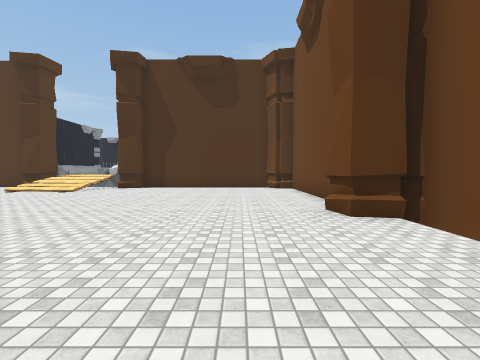
View 1 (above)

15 first-person views from a walk through a 3-D level made in the Unity game engine. The camera is 1.5 m above the floor, tilts 2° down and sees 90° across. The floor is counted in squares, 2 m on a side. Each view is taken from the middle of a square. On the plan, view 1 faces up. The plan holds only what a view shows up to about 9 squares ahead; the rest is blank. The place goes on beyond the plan. Some surface patterns are stand-ins.

View 2
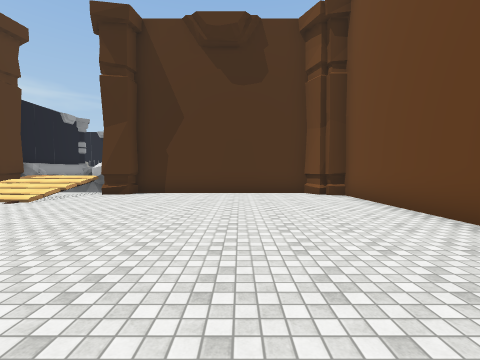

View 3
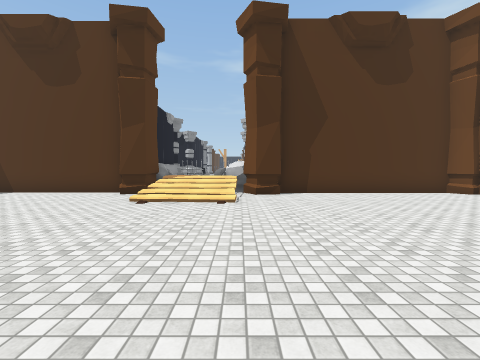

View 4
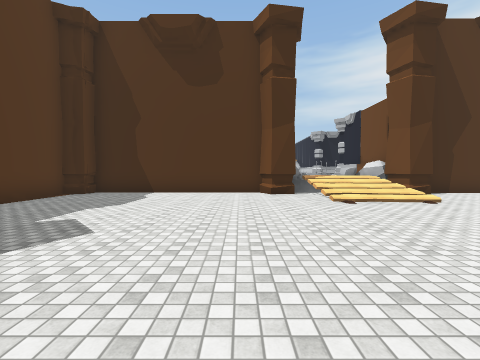

View 5
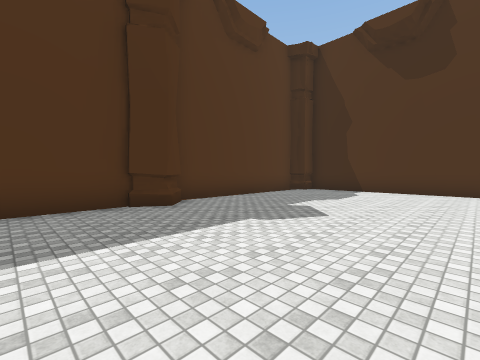

View 6
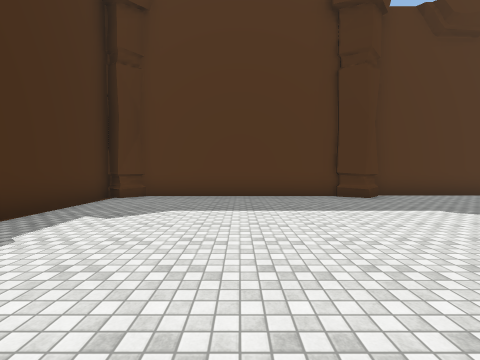

View 7
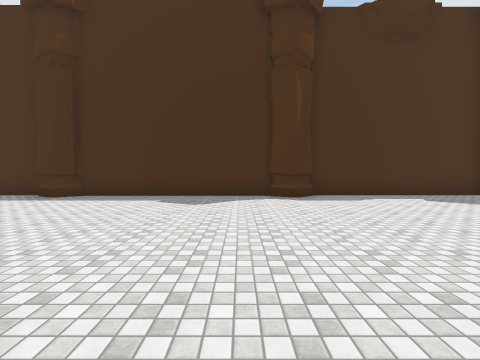

View 8
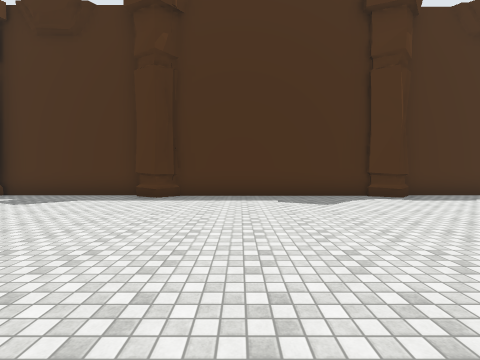

View 9
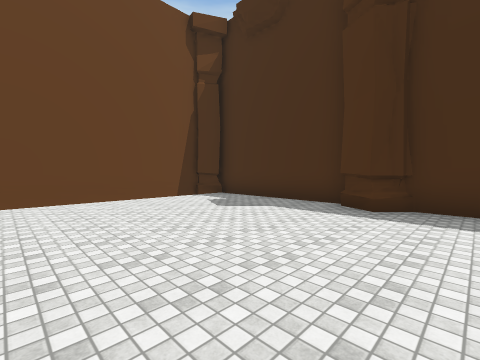

View 10
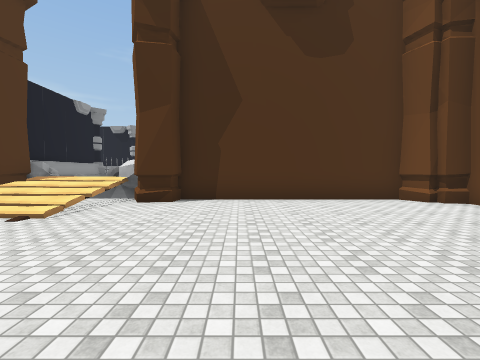

View 11
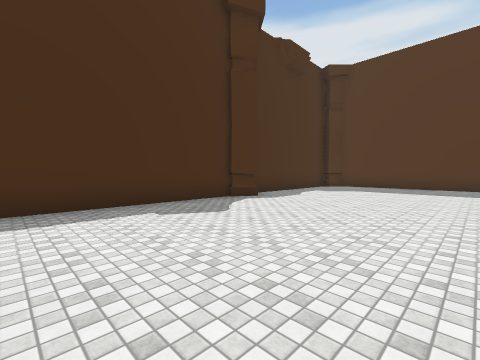

View 12
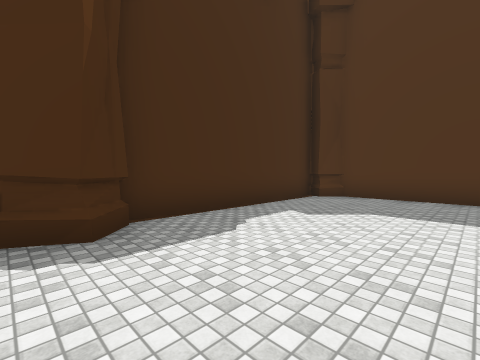

View 13
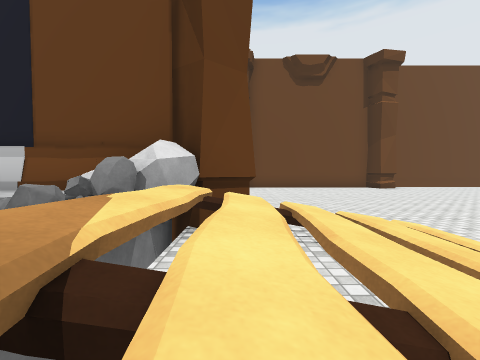

View 14
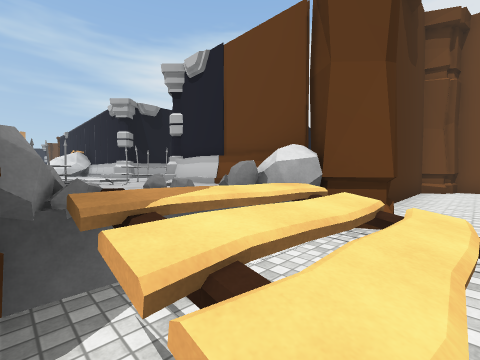

View 15
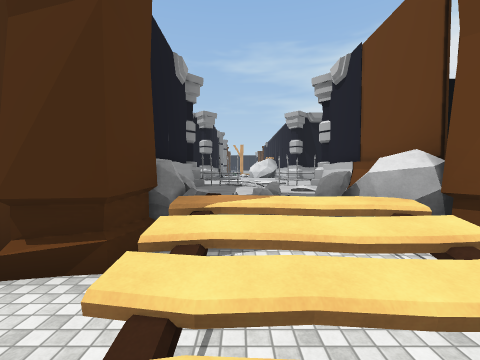

### Floor plan
Key: @ floor where view 1 was taken; # wall or solid block; . floor; / step, stairs or slope; = window, fence, low wall or low ledge; ^ raised ledge; R rock; O other object.
Columns run from 17 left of view 1 to 3 right of it. Each row starts with its distance up from view 1.
 14         ^^O^
 13          OO
 12 ########RRR ########
 11 #......#.^^^#......##
 10 #........^^=........#
  9 #........///........#
  8 #...................#
  7 #...................#
  6 #...................#
  5 #..................##
  4 ##.................##
  3 #...................#
  2 #...................#
  1 #...................#
  0 #................@..#
 -1 #...................#
 -2 #......#.......#....#
 -3 #####################

Where each view was taken, in squares from view 1:
view 1: 0 up, 0 right, facing up
view 2: 3 up, 1 left, facing up
view 3: 3 up, 6 left, facing up
view 4: 3 up, 11 left, facing up
view 5: 2 up, 11 left, facing up-left
view 6: 1 up, 9 left, facing left
view 7: 5 up, 8 left, facing down
view 8: 5 up, 5 left, facing down
view 9: 3 up, 4 left, facing down-right
view 10: 5 up, 3 left, facing up
view 11: 3 up, 4 left, facing down-left
view 12: 1 up, 9 left, facing down-left
view 13: 11 up, 9 left, facing right
view 14: 10 up, 9 left, facing up-right
view 15: 9 up, 8 left, facing up
